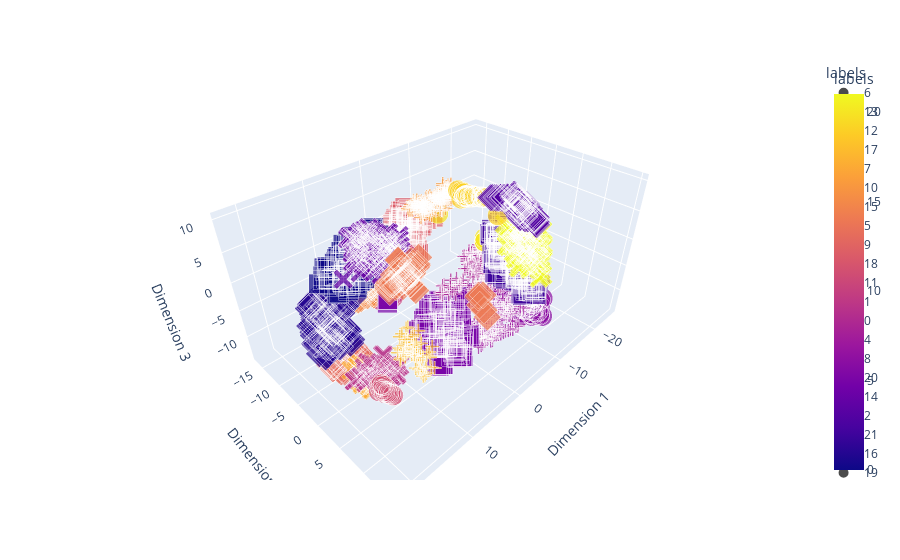

Notebook code for this chart:
### Code cell
tsne_3d_df = pd.DataFrame(tsne4clus, columns=['Dimension 1', 'Dimension 2', 'Dimension 3'])
tsne_3d_df['labels'] = labels
tsne_3d_df['distance'] = 3


# Plot the t-SNE transformed data using Plotly Express
fig = px.scatter_3d(tsne_3d_df, x='Dimension 1', y='Dimension 2', z='Dimension 3', color='labels', size='distance', symbol='labels', opacity=0.7)
#fig.update_layout(margin=dict(l=0, r=0, b=0, t=0))
fig.show()

### Figure 1 — Plotly figure (JSON) as saved in the notebook; plotly's stock layout.template omitted (floating-point values rounded to 4 significant figures; data arrays with more than 128 entries replaced by an {"elided": "..."} marker saying what was removed)
{"data": [{"hovertemplate": "labels=%{marker.color}<br>Dimension 1=%{x}<br>Dimension 2=%{y}<br>Dimension 3=%{z}<br>distance=%{marker.size}<extra></extra>", "legendgroup": "6", "marker": {"color": {"elided": "241 int values"}, "coloraxis": "coloraxis", "opacity": 0.7, "size": {"elided": "241 int values"}, "sizemode": "area", "sizeref": 0.0075, "symbol": "circle"}, "mode": "markers", "name": "6", "scene": "scene", "showlegend": true, "type": "scatter3d", "x": {"elided": "241 float values"}, "y": {"elided": "241 float values"}, "z": {"elided": "241 float values"}}, {"hovertemplate": "labels=%{marker.color}<br>Dimension 1=%{x}<br>Dimension 2=%{y}<br>Dimension 3=%{z}<br>distance=%{marker.size}<extra></extra>", "legendgroup": "13", "marker": {"color": [13, 13, 13, 13, 13, 13, 13, 13, 13, 13, 13, 13, 13, 13, 13, 13, 13, 13, 13, 13, 13, 13, 13, 13, 13, 13, 13, 13, 13, 13, 13, 13, 13, 13, 13, 13, 13, 13, 13, 13, 13, 13, 13, 13, 13, 13, 13, 13], "coloraxis": "coloraxis", "opacity": 0.7, "size": [3, 3, 3, 3, 3, 3, 3, 3, 3, 3, 3, 3, 3, 3, 3, 3, 3, 3, 3, 3, 3, 3, 3, 3, 3, 3, 3, 3, 3, 3, 3, 3, 3, 3, 3, 3, 3, 3, 3, 3, 3, 3, 3, 3, 3, 3, 3, 3], "sizemode": "area", "sizeref": 0.0075, "symbol": "diamond"}, "mode": "markers", "name": "13", "scene": "scene", "showlegend": true, "type": "scatter3d", "x": [16.0, 16.99, 19.0, 19.12, 19.35, 16.8, 18.24, 19.03, 18.65, 19.36, 16.62, 19.13, 17.14, 16.49, 18.32, 18.68, 19.59, 19.56, 16.73, 17.81, 17.84, 16.5, 17.05, 19.5, 19.21, 16.42, 16.97, 17.02, 17.22, 18.65, 18.11, 17.82, 16.86, 16.77, 16.75, 19.14, 18.03, 16.1, 18.22, 19.15, 19.3, 19.29, 17.32, 18.48, 18.82, 15.86, 16.61, 19.48], "y": [1.049, 0.4189, -0.9046, -0.8622, -0.8503, 1.173, -0.3503, -0.6784, -0.3586, -0.9042, 0.6771, -0.7516, 0.234, 0.6728, -0.2287, -0.4016, -1.026, -0.9904, 0.5656, 0.002064, -0.4238, 0.7508, 0.05767, -0.9431, -0.8307, 0.7607, 0.4773, 0.4655, 0.2058, -0.851, -0.04036, 0.01901, 0.5316, 0.5506, 0.1987, -0.7756, -0.09637, 0.5241, -0.2552, -0.8598, -0.8576, -0.8498, 0.02606, -0.2655, -0.6526, 0.5984, -0.1814, -0.9626], "z": [-5.716, -4.99, -7.119, -7.047, -6.91, -5.38, -5.142, -6.801, -5.902, -6.082, -7.011, -6.322, -4.68, -4.4, -5.286, -7.812, -6.579, -6.365, -6.77, -5.937, -5.624, -4.472, -5.571, -5.819, -5.475, -5.345, -4.084, -5.459, -4.468, -6.634, -8.272, -5.784, -4.149, -4.289, -6.289, -7.266, -8.074, -5.819, -7.825, -6.918, -7.344, -7.413, -6.315, -8.139, -5.705, -5.907, -4.944, -6.484]}, {"hovertemplate": "labels=%{marker.color}<br>Dimension 1=%{x}<br>Dimension 2=%{y}<br>Dimension 3=%{z}<br>distance=%{marker.size}<extra></extra>", "legendgroup": "12", "marker": {"color": {"elided": "162 int values"}, "coloraxis": "coloraxis", "opacity": 0.7, "size": {"elided": "162 int values"}, "sizemode": "area", "sizeref": 0.0075, "symbol": "square"}, "mode": "markers", "name": "12", "scene": "scene", "showlegend": true, "type": "scatter3d", "x": {"elided": "162 float values"}, "y": {"elided": "162 float values"}, "z": {"elided": "162 float values"}}, {"hovertemplate": "labels=%{marker.color}<br>Dimension 1=%{x}<br>Dimension 2=%{y}<br>Dimension 3=%{z}<br>distance=%{marker.size}<extra></extra>", "legendgroup": "17", "marker": {"color": [17, 17, 17, 17, 17, 17, 17, 17, 17, 17, 17, 17, 17, 17, 17, 17, 17, 17, 17, 17, 17, 17, 17, 17, 17, 17, 17, 17, 17, 17, 17, 17, 17, 17, 17, 17, 17, 17, 17, 17, 17, 17, 17, 17, 17], "coloraxis": "coloraxis", "opacity": 0.7, "size": [3, 3, 3, 3, 3, 3, 3, 3, 3, 3, 3, 3, 3, 3, 3, 3, 3, 3, 3, 3, 3, 3, 3, 3, 3, 3, 3, 3, 3, 3, 3, 3, 3, 3, 3, 3, 3, 3, 3, 3, 3, 3, 3, 3, 3], "sizemode": "area", "sizeref": 0.0075, "symbol": "x"}, "mode": "markers", "name": "17", "scene": "scene", "showlegend": true, "type": "scatter3d", "x": [14.59, 15.65, 15.97, 15.92, 15.81, 16.22, 16.64, 16.61, 15.4, 15.74, 15.7, 16.35, 15.91, 15.65, 15.44, 15.42, 15.71, 16.03, 16.66, 15.04, 15.73, 16.22, 14.89, 14.85, 16.9, 15.66, 15.64, 17.38, 15.53, 15.29, 14.78, 16.56, 15.62, 16.48, 16.59, 16.87, 14.74, 15.21, 15.97, 16.27, 15.92, 15.72, 15.75, 15.77, 16.47], "y": [2.701, 2.087, 1.199, 1.238, 1.807, 0.929, 1.41, 1.346, 1.48, 1.795, 1.46, 0.9601, 1.094, 1.343, 2.016, 2.202, 2.063, 1.543, 0.6871, 2.168, 1.284, 1.634, 1.805, 1.92, 0.67, 1.493, 1.362, 0.3414, 2.153, 1.24, 2.312, 0.7895, 1.365, 1.046, 0.7483, 0.9991, 2.234, 2.056, 1.107, 1.434, 1.144, 1.835, 2.985, 2.062, 0.9317], "z": [-9.813, -11.98, -8.486, -7.965, -11.41, -7.408, -10.75, -10.56, -10.59, -11.02, -10.39, -8.449, -9.186, -9.837, -11.4, -11.04, -12.03, -10.92, -7.777, -11.36, -9.228, -10.77, -9.574, -9.258, -8.483, -8.903, -10.37, -8.198, -12.14, -10.23, -11.38, -7.997, -9.674, -9.442, -7.754, -10.02, -11.47, -10.55, -8.426, -10.58, -7.784, -8.885, -10.51, -10.98, -9.308]}, {"hovertemplate": "labels=%{marker.color}<br>Dimension 1=%{x}<br>Dimension 2=%{y}<br>Dimension 3=%{z}<br>distance=%{marker.size}<extra></extra>", "legendgroup": "7", "marker": {"color": {"elided": "156 int values"}, "coloraxis": "coloraxis", "opacity": 0.7, "size": {"elided": "156 int values"}, "sizemode": "area", "sizeref": 0.0075, "symbol": "cross"}, "mode": "markers", "name": "7", "scene": "scene", "showlegend": true, "type": "scatter3d", "x": {"elided": "156 float values"}, "y": {"elided": "156 float values"}, "z": {"elided": "156 float values"}}, {"hovertemplate": "labels=%{marker.color}<br>Dimension 1=%{x}<br>Dimension 2=%{y}<br>Dimension 3=%{z}<br>distance=%{marker.size}<extra></extra>", "legendgroup": "10", "marker": {"color": {"elided": "161 int values"}, "coloraxis": "coloraxis", "opacity": 0.7, "size": {"elided": "161 int values"}, "sizemode": "area", "sizeref": 0.0075, "symbol": "circle"}, "mode": "markers", "name": "10", "scene": "scene", "showlegend": true, "type": "scatter3d", "x": {"elided": "161 float values"}, "y": {"elided": "161 float values"}, "z": {"elided": "161 float values"}}, {"hovertemplate": "labels=%{marker.color}<br>Dimension 1=%{x}<br>Dimension 2=%{y}<br>Dimension 3=%{z}<br>distance=%{marker.size}<extra></extra>", "legendgroup": "15", "marker": {"color": [15, 15, 15, 15, 15, 15, 15, 15, 15, 15, 15, 15, 15, 15, 15, 15, 15, 15, 15, 15, 15, 15, 15, 15, 15, 15, 15, 15, 15, 15, 15, 15, 15, 15, 15, 15, 15, 15, 15, 15, 15, 15, 15, 15, 15, 15, 15, 15, 15, 15, 15, 15, 15, 15, 15, 15, 15, 15, 15, 15, 15, 15, 15, 15, 15, 15, 15, 15, 15, 15, 15, 15, 15, 15, 15, 15, 15, 15, 15, 15, 15, 15, 15, 15, 15, 15, 15, 15, 15, 15, 15, 15, 15, 15, 15, 15, 15, 15, 15, 15, 15, 15, 15, 15, 15], "coloraxis": "coloraxis", "opacity": 0.7, "size": [3, 3, 3, 3, 3, 3, 3, 3, 3, 3, 3, 3, 3, 3, 3, 3, 3, 3, 3, 3, 3, 3, 3, 3, 3, 3, 3, 3, 3, 3, 3, 3, 3, 3, 3, 3, 3, 3, 3, 3, 3, 3, 3, 3, 3, 3, 3, 3, 3, 3, 3, 3, 3, 3, 3, 3, 3, 3, 3, 3, 3, 3, 3, 3, 3, 3, 3, 3, 3, 3, 3, 3, 3, 3, 3, 3, 3, 3, 3, 3, 3, 3, 3, 3, 3, 3, 3, 3, 3, 3, 3, 3, 3, 3, 3, 3, 3, 3, 3, 3, 3, 3, 3, 3, 3], "sizemode": "area", "sizeref": 0.0075, "symbol": "diamond"}, "mode": "markers", "name": "15", "scene": "scene", "showlegend": true, "type": "scatter3d", "x": [8.589, 8.258, 9.834, 6.348, 9.943, 8.986, 8.186, 8.218, 8.144, 6.717, 5.476, 10.32, 8.153, 8.778, 7.974, 8.005, 5.595, 6.238, 6.908, 6.003, 5.622, 6.038, 8.039, 8.818, 6.008, 5.634, 8.5, 8.141, 9.865, 6.585, 7.886, 5.37, 9.208, 7.504, 5.671, 8.451, 8.256, 10.06, 5.355, 6.863, 10.37, 8.207, 9.885, 7.799, 9.818, 9.525, 9.049, 6.537, 8.12, 9.673, 7.112, 7.131, 8.264, 7.786, 7.806, 9.74, 7.693, 9.278, 7.215, 8.798, 7.08, 7.007, 8.656, 9.744, 9.501, 10.47, 9.918, 7.999, 6.568, 6.724, 10.38, 9.688, 10.63, 7.854, 9.573, 8.297, 5.731, 7.928, 8.507, 8.831, 6.85, 8.972, 9.361, 9.886, 7.79, 9.807, 8.08, 8.304, 9.834, 10.31, 8.093, 7.632, 10.46, 9.913, 9.699, 10.62, 10.88, 10.06, 8.758, 7.769, 9.392, 6.73, 7.572, 7.742, 8.488], "y": [-9.125, -9.396, -7.621, -8.324, -8.43, -9.345, -9.306, -9.205, -8.993, -8.29, -8.885, -6.255, -6.478, -6.204, -8.88, -8.057, -8.41, -8.492, -8.139, -8.034, -6.8, -7.469, -8.012, -6.276, -4.881, -9.092, -7.217, -7.731, -8.741, -5.278, -6.977, -9.196, -9.984, -8.876, -7.699, -7.045, -6.664, -7.661, -8.244, -8.495, -8.594, -8.298, -9.006, -8.909, -8.991, -9.066, -7.163, -7.728, -7.913, -9.065, -5.667, -6.998, -6.562, -6.782, -5.982, -7.038, -5.556, -7.795, -5.4, -7.149, -9.072, -8.519, -6.298, -7.652, -7.579, -8.71, -7.575, -6.576, -7.971, -7.831, -6.847, -7.553, -6.069, -6.14, -8.328, -8.822, -8.67, -9.138, -8.737, -9.122, -7.937, -8.84, -9.632, -8.811, -7.32, -9.23, -8.016, -6.298, -7.964, -7.07, -7.974, -5.466, -8.021, -7.227, -7.825, -6.008, -5.954, -8.716, -7.056, -9.325, -8.978, -5.351, -6.076, -8.647, -6.546], "z": [-3.535, -3.889, -0.9671, -4.462, -1.621, -4.798, -4.214, -3.439, -5.157, -4.41, -5.788, -0.462, -2.225, -1.398, -5.357, -4.579, -3.73, -6.113, -3.882, -5.035, -2.694, -3.139, -1.138, -2.402, -0.1338, -4.821, -1.063, -0.6848, -2.553, -0.503, -0.03516, -4.81, -5.012, -4.834, -4.805, -1.399, -1.687, -0.9974, -5.076, -4.57, -1.535, -5.198, -4.225, -4.733, -2.644, -2.856, -0.08645, -3.119, -0.8813, -2.792, -3.782, -4.889, -1.496, -4.503, -3.027, -0.948, -2.177, -3.953, -2.124, -2.751, -6.476, -4.592, -0.5563, -0.6579, -0.4579, -1.609, -0.3861, -3.404, -5.942, -5.844, -0.02884, -1.459, -0.3972, -2.595, -4.07, -4.506, -5.863, -3.778, -6.079, -5.343, -4.381, -6.122, -5.256, -2.558, -3.253, -5.429, -1.958, -2.651, -1.563, 0.0275, -1.534, -1.677, -1.308, -0.4343, -2.071, 0.03867, -0.5528, -2.347, -2.607, -4.468, -5.883, -2.453, -3.05, -5.773, -1.798]}, {"hovertemplate": "labels=%{marker.color}<br>Dimension 1=%{x}<br>Dimension 2=%{y}<br>Dimension 3=%{z}<br>distance=%{marker.size}<extra></extra>", "legendgroup": "5", "marker": {"color": {"elided": "137 int values"}, "coloraxis": "coloraxis", "opacity": 0.7, "size": {"elided": "137 int values"}, "sizemode": "area", "sizeref": 0.0075, "symbol": "square"}, "mode": "markers", "name": "5", "scene": "scene", "showlegend": true, "type": "scatter3d", "x": {"elided": "137 float values"}, "y": {"elided": "137 float values"}, "z": {"elided": "137 float values"}}, {"hovertemplate": "labels=%{marker.color}<br>Dimension 1=%{x}<br>Dimension 2=%{y}<br>Dimension 3=%{z}<br>distance=%{marker.size}<extra></extra>", "legendgroup": "9", "marker": {"color": [9, 9, 9, 9, 9, 9, 9, 9, 9, 9, 9, 9, 9, 9, 9, 9, 9, 9, 9, 9, 9, 9, 9, 9, 9, 9, 9, 9, 9, 9, 9, 9, 9, 9, 9, 9, 9, 9, 9, 9, 9, 9, 9, 9], "coloraxis": "coloraxis", "opacity": 0.7, "size": [3, 3, 3, 3, 3, 3, 3, 3, 3, 3, 3, 3, 3, 3, 3, 3, 3, 3, 3, 3, 3, 3, 3, 3, 3, 3, 3, 3, 3, 3, 3, 3, 3, 3, 3, 3, 3, 3, 3, 3, 3, 3, 3, 3], "sizemode": "area", "sizeref": 0.0075, "symbol": "x"}, "mode": "markers", "name": "9", "scene": "scene", "showlegend": true, "type": "scatter3d", "x": [18.72, 19.12, 18.46, 20.14, 18.94, 18.46, 20.96, 17.45, 20.15, 18.07, 19.68, 16.98, 21.0, 19.19, 19.25, 20.37, 18.17, 18.95, 20.75, 20.23, 17.26, 19.52, 18.07, 17.88, 17.97, 18.23, 17.43, 17.86, 17.78, 20.01, 19.19, 21.17, 20.4, 21.01, 21.05, 17.92, 21.07, 21.53, 20.29, 17.9, 19.4, 21.89, 21.85, 19.61], "y": [9.05, 9.88, 10.76, 9.118, 9.432, 10.55, 8.878, 10.12, 8.783, 11.12, 9.741, 10.47, 9.272, 10.46, 9.312, 8.995, 10.15, 10.33, 8.789, 8.129, 10.41, 8.738, 10.66, 9.835, 11.12, 9.675, 10.24, 10.89, 8.772, 8.86, 8.623, 8.462, 8.578, 8.519, 8.603, 9.635, 8.458, 8.428, 8.48, 8.625, 8.341, 8.33, 8.359, 8.028], "z": [0.09285, -0.5837, -0.6925, -0.4868, -0.2823, -0.6165, -0.642, 0.4505, -0.2906, -0.5061, -0.6669, -0.2539, -0.8874, -0.8445, -0.2977, -0.4983, -0.6613, -0.7392, -0.5121, 0.1001, -0.301, -0.01985, -0.4202, -0.1384, -0.4506, -0.1157, 0.02589, -0.4995, 0.8259, -0.2914, 0.1916, -0.4701, -0.2525, -0.4387, -0.5088, -0.09714, -0.4278, -0.5736, -0.1472, 0.8196, 0.292, -0.6494, -0.652, 0.4088]}, {"hovertemplate": "labels=%{marker.color}<br>Dimension 1=%{x}<br>Dimension 2=%{y}<br>Dimension 3=%{z}<br>distance=%{marker.size}<extra></extra>", "legendgroup": "18", "marker": {"color": [18, 18, 18, 18, 18, 18, 18, 18, 18, 18, 18, 18, 18, 18, 18, 18, 18, 18, 18, 18, 18, 18, 18, 18, 18, 18, 18, 18, 18, 18, 18, 18, 18, 18, 18, 18, 18, 18, 18, 18, 18, 18, 18, 18, 18, 18, 18, 18, 18, 18, 18, 18, 18, 18, 18, 18, 18, 18, 18, 18, 18, 18, 18], "coloraxis": "coloraxis", "opacity": 0.7, "size": [3, 3, 3, 3, 3, 3, 3, 3, 3, 3, 3, 3, 3, 3, 3, 3, 3, 3, 3, 3, 3, 3, 3, 3, 3, 3, 3, 3, 3, 3, 3, 3, 3, 3, 3, 3, 3, 3, 3, 3, 3, 3, 3, 3, 3, 3, 3, 3, 3, 3, 3, 3, 3, 3, 3, 3, 3, 3, 3, 3, 3, 3, 3], "sizemode": "area", "sizeref": 0.0075, "symbol": "cross"}, "mode": "markers", "name": "18", "scene": "scene", "showlegend": true, "type": "scatter3d", "x": [15.33, 14.83, 15.46, 15.99, 14.22, 15.07, 16.6, 16.48, 15.07, 15.93, 15.87, 16.28, 15.2, 15.93, 15.66, 16.07, 15.13, 13.65, 15.97, 15.48, 14.48, 14.6, 14.89, 16.87, 15.16, 15.79, 15.7, 15.33, 16.41, 15.35, 16.34, 15.41, 15.13, 15.67, 14.27, 14.69, 16.75, 14.39, 13.92, 16.01, 16.18, 14.3, 14.61, 13.84, 13.15, 14.2, 13.41, 12.8, 14.3, 14.03, 13.77, 12.49, 15.42, 14.27, 13.03, 15.44, 14.6, 13.75, 13.86, 15.8, 14.05, 14.36, 15.11], "y": [9.638, 11.0, 11.42, 10.7, 8.891, 11.47, 10.28, 10.22, 9.647, 10.31, 11.31, 10.56, 11.56, 11.95, 11.34, 10.85, 11.47, 10.08, 10.35, 12.32, 10.01, 12.84, 12.78, 10.11, 11.68, 11.27, 10.22, 11.57, 9.884, 12.6, 10.43, 11.25, 11.68, 11.47, 11.24, 9.96, 10.32, 11.17, 9.934, 10.04, 10.54, 11.33, 10.97, 11.47, 11.59, 11.37, 10.2, 11.78, 9.628, 11.42, 11.29, 11.12, 9.977, 11.12, 11.29, 8.847, 10.95, 11.32, 9.546, 9.882, 9.713, 8.788, 8.865], "z": [2.193, 0.2582, -1.041, 1.966, 2.834, -1.358, 0.5649, 1.758, 2.024, 0.9666, 1.323, 1.476, 0.1859, 1.608, 2.01, 1.87, 0.02676, 2.695, 0.9228, 1.378, 2.323, 1.911, 1.601, 1.492, 0.6635, 1.592, 1.556, 1.305, 1.712, 1.549, 1.006, 0.7626, -1.028, 2.471, -2.653, 2.347, 0.4665, -2.758, 0.6342, 0.8924, 0.6689, -3.343, -0.1619, -3.056, -2.489, -3.34, 0.6611, -2.711, 0.5855, -3.234, -2.12, 0.1476, 2.05, -2.31, -1.108, 2.151, -2.253, -2.235, 1.888, 1.699, 0.9221, 2.695, 2.395]}, {"hovertemplate": "labels=%{marker.color}<br>Dimension 1=%{x}<br>Dimension 2=%{y}<br>Dimension 3=%{z}<br>distance=%{marker.size}<extra></extra>", "legendgroup": "11", "marker": {"color": [11, 11, 11, 11, 11, 11, 11, 11, 11, 11, 11, 11, 11, 11, 11, 11, 11, 11, 11, 11, 11, 11, 11, 11, 11], "coloraxis": "coloraxis", "opacity": 0.7, "size": [3, 3, 3, 3, 3, 3, 3, 3, 3, 3, 3, 3, 3, 3, 3, 3, 3, 3, 3, 3, 3, 3, 3, 3, 3], "sizemode": "area", "sizeref": 0.0075, "symbol": "circle"}, "mode": "markers", "name": "11", "scene": "scene", "showlegend": true, "type": "scatter3d", "x": [13.52, 14.43, 13.68, 14.17, 14.48, 14.12, 13.89, 14.56, 13.7, 14.81, 14.1, 13.87, 13.85, 14.3, 13.65, 13.5, 14.3, 14.27, 14.53, 13.26, 13.37, 14.32, 14.12, 13.95, 13.22], "y": [3.331, 2.479, 3.232, 2.926, 2.671, 2.716, 2.893, 2.503, 3.198, 2.534, 2.88, 3.095, 3.085, 2.818, 3.178, 3.365, 2.553, 2.576, 2.605, 3.559, 3.463, 2.722, 2.71, 3.005, 3.587], "z": [-13.57, -11.56, -13.5, -13.17, -12.68, -11.94, -12.4, -11.84, -13.41, -12.62, -12.92, -13.33, -13.26, -12.9, -13.17, -13.65, -11.55, -11.65, -12.44, -13.91, -13.77, -12.58, -11.8, -13.07, -13.94]}, {"hovertemplate": "labels=%{marker.color}<br>Dimension 1=%{x}<br>Dimension 2=%{y}<br>Dimension 3=%{z}<br>distance=%{marker.size}<extra></extra>", "legendgroup": "1", "marker": {"color": {"elided": "134 int values"}, "coloraxis": "coloraxis", "opacity": 0.7, "size": {"elided": "134 int values"}, "sizemode": "area", "sizeref": 0.0075, "symbol": "diamond"}, "mode": "markers", "name": "1", "scene": "scene", "showlegend": true, "type": "scatter3d", "x": {"elided": "134 float values"}, "y": {"elided": "134 float values"}, "z": {"elided": "134 float values"}}, {"hovertemplate": "labels=%{marker.color}<br>Dimension 1=%{x}<br>Dimension 2=%{y}<br>Dimension 3=%{z}<br>distance=%{marker.size}<extra></extra>", "legendgroup": "0", "marker": {"color": {"elided": "152 int values"}, "coloraxis": "coloraxis", "opacity": 0.7, "size": {"elided": "152 int values"}, "sizemode": "area", "sizeref": 0.0075, "symbol": "square"}, "mode": "markers", "name": "0", "scene": "scene", "showlegend": true, "type": "scatter3d", "x": {"elided": "152 float values"}, "y": {"elided": "152 float values"}, "z": {"elided": "152 float values"}}, {"hovertemplate": "labels=%{marker.color}<br>Dimension 1=%{x}<br>Dimension 2=%{y}<br>Dimension 3=%{z}<br>distance=%{marker.size}<extra></extra>", "legendgroup": "4", "marker": {"color": {"elided": "179 int values"}, "coloraxis": "coloraxis", "opacity": 0.7, "size": {"elided": "179 int values"}, "sizemode": "area", "sizeref": 0.0075, "symbol": "x"}, "mode": "markers", "name": "4", "scene": "scene", "showlegend": true, "type": "scatter3d", "x": {"elided": "179 float values"}, "y": {"elided": "179 float values"}, "z": {"elided": "179 float values"}}, {"hovertemplate": "labels=%{marker.color}<br>Dimension 1=%{x}<br>Dimension 2=%{y}<br>Dimension 3=%{z}<br>distance=%{marker.size}<extra></extra>", "legendgroup": "8", "marker": {"color": {"elided": "145 int values"}, "coloraxis": "coloraxis", "opacity": 0.7, "size": {"elided": "145 int values"}, "sizemode": "area", "sizeref": 0.0075, "symbol": "cross"}, "mode": "markers", "name": "8", "scene": "scene", "showlegend": true, "type": "scatter3d", "x": {"elided": "145 float values"}, "y": {"elided": "145 float values"}, "z": {"elided": "145 float values"}}, {"hovertemplate": "labels=%{marker.color}<br>Dimension 1=%{x}<br>Dimension 2=%{y}<br>Dimension 3=%{z}<br>distance=%{marker.size}<extra></extra>", "legendgroup": "20", "marker": {"color": [20, 20, 20, 20, 20, 20, 20, 20, 20, 20, 20, 20, 20, 20, 20, 20, 20, 20, 20, 20, 20, 20, 20, 20, 20, 20, 20, 20, 20, 20, 20, 20, 20, 20, 20, 20, 20, 20, 20, 20, 20, 20, 20, 20, 20, 20, 20, 20, 20, 20, 20, 20, 20, 20, 20, 20, 20, 20, 20, 20, 20, 20, 20, 20, 20, 20, 20, 20, 20, 20, 20, 20, 20, 20, 20, 20, 20, 20, 20, 20, 20, 20, 20], "coloraxis": "coloraxis", "opacity": 0.7, "size": [3, 3, 3, 3, 3, 3, 3, 3, 3, 3, 3, 3, 3, 3, 3, 3, 3, 3, 3, 3, 3, 3, 3, 3, 3, 3, 3, 3, 3, 3, 3, 3, 3, 3, 3, 3, 3, 3, 3, 3, 3, 3, 3, 3, 3, 3, 3, 3, 3, 3, 3, 3, 3, 3, 3, 3, 3, 3, 3, 3, 3, 3, 3, 3, 3, 3, 3, 3, 3, 3, 3, 3, 3, 3, 3, 3, 3, 3, 3, 3, 3, 3, 3], "sizemode": "area", "sizeref": 0.0075, "symbol": "circle"}, "mode": "markers", "name": "20", "scene": "scene", "showlegend": true, "type": "scatter3d", "x": [-4.47, -6.884, -2.98, -5.755, -4.171, -3.47, -6.264, -3.743, -7.334, -2.98, -6.483, -5.528, -4.671, -3.742, -6.962, -4.085, -6.43, -3.742, -5.7, -6.246, -3.878, -4.707, -4.399, -7.37, -4.336, -5.559, -4.029, -3.929, -6.907, -4.04, -4.463, -4.992, -3.518, -3.418, -4.973, -4.465, -3.914, -7.232, -6.92, -7.338, -6.853, -5.039, -4.42, -6.505, -4.986, -5.763, -7.279, -7.093, -4.099, -4.1, -4.274, -6.327, -5.652, -6.854, -7.318, -2.782, -3.022, -6.906, -4.601, -3.843, -5.917, -4.124, -6.394, -4.486, -7.388, -7.112, -6.897, -2.91, -3.025, -6.66, -4.155, -4.874, -7.083, -2.173, -4.815, -4.692, -5.444, -7.093, -6.432, -6.3, -3.857, -2.846, -6.122], "y": [8.102, 5.764, 7.977, 6.156, 11.49, 5.137, 5.83, 4.734, -8.149, 5.359, 4.937, 5.854, 8.544, 7.921, 5.807, 8.408, 7.686, 7.989, 7.772, 5.191, 8.678, 7.245, 11.28, 4.446, 10.32, 7.494, 7.954, 8.97, 5.662, 8.62, 7.895, 8.233, 8.621, 8.942, 10.92, 10.78, 7.531, 4.357, 4.602, 3.99, 4.267, 9.3, 10.68, 7.186, 10.74, 5.026, 8.555, 4.891, 8.218, 7.596, 7.789, 5.058, 6.063, 7.023, 4.317, 8.534, 8.397, 5.87, 10.58, 8.654, 4.873, 7.713, 4.786, 7.478, 4.176, 5.414, 5.341, 5.435, 5.361, 4.524, 8.122, 9.45, 5.538, 8.032, 7.78, 11.09, 6.172, 4.007, 4.526, 4.954, 8.111, 5.45, 7.97], "z": [6.245, 2.995, 3.107, 3.364, 4.625, 5.256, 2.995, 5.251, 2.627, 5.321, 4.677, 3.619, 2.791, 3.431, 4.125, 5.823, 4.97, 5.156, 4.77, 3.605, 3.991, 6.206, 4.796, 3.224, 5.303, 4.115, 4.612, 3.352, 3.642, 4.013, 6.317, 4.142, 4.62, 5.206, 3.922, 5.073, 5.446, 3.723, 4.082, 4.047, 4.653, 2.807, 5.095, 4.45, 4.04, 4.75, 3.359, 2.438, 5.649, 6.429, 5.334, 4.774, 3.093, 4.612, 3.648, 4.488, 4.577, 2.906, 5.008, 3.794, 5.29, 5.027, 4.78, 6.37, 3.67, 3.336, 1.779, 5.317, 5.305, 4.779, 3.295, 2.515, 2.897, 3.454, 3.404, 4.562, 3.611, 4.519, 5.186, 4.781, 3.561, 5.322, 5.177]}, {"hovertemplate": "labels=%{marker.color}<br>Dimension 1=%{x}<br>Dimension 2=%{y}<br>Dimension 3=%{z}<br>distance=%{marker.size}<extra></extra>", "legendgroup": "14", "marker": {"color": [14, 14, 14, 14, 14, 14, 14, 14, 14, 14, 14, 14, 14, 14, 14, 14, 14, 14, 14, 14, 14, 14, 14, 14, 14, 14, 14, 14, 14, 14, 14, 14, 14, 14, 14, 14, 14, 14, 14, 14, 14, 14, 14, 14, 14, 14, 14, 14, 14, 14, 14, 14, 14, 14, 14, 14, 14, 14, 14, 14, 14, 14, 14, 14, 14, 14, 14, 14, 14, 14, 14, 14, 14, 14, 14, 14, 14, 14, 14], "coloraxis": "coloraxis", "opacity": 0.7, "size": [3, 3, 3, 3, 3, 3, 3, 3, 3, 3, 3, 3, 3, 3, 3, 3, 3, 3, 3, 3, 3, 3, 3, 3, 3, 3, 3, 3, 3, 3, 3, 3, 3, 3, 3, 3, 3, 3, 3, 3, 3, 3, 3, 3, 3, 3, 3, 3, 3, 3, 3, 3, 3, 3, 3, 3, 3, 3, 3, 3, 3, 3, 3, 3, 3, 3, 3, 3, 3, 3, 3, 3, 3, 3, 3, 3, 3, 3, 3], "sizemode": "area", "sizeref": 0.0075, "symbol": "diamond"}, "mode": "markers", "name": "14", "scene": "scene", "showlegend": true, "type": "scatter3d", "x": [2.791, 2.419, 2.563, 3.568, 2.682, 0.101, 0.2273, 4.151, 5.196, 3.66, 3.734, 0.8519, 5.252, 2.877, 4.655, 4.252, -1.422, 4.667, 1.473, 4.424, 3.504, 4.934, 3.482, 0.7506, 5.241, 0.3182, 0.321, 0.2143, 3.04, 2.2, 0.4655, 3.273, 0.7017, 3.259, 3.322, 0.8801, 3.282, 4.602, 4.769, 0.5137, 4.661, 3.84, 4.689, 0.9767, 2.235, 4.294, 3.789, 0.7928, 3.512, 2.549, 0.8435, 5.792, -0.8308, -1.645, 2.67, 5.72, 5.3, 2.496, 5.577, 2.626, 2.325, 0.07352, 0.75, -0.8664, 2.105, 2.164, 2.451, 5.432, 2.8, 0.1279, -0.3619, 2.908, 5.279, 4.827, 4.482, 2.396, 0.1903, 4.305, 4.518], "y": [-3.68, -5.084, -4.44, -4.569, -4.616, -6.648, -6.755, -4.376, -5.14, -7.558, -3.74, -5.384, -4.583, -3.716, -5.475, -4.687, -8.306, -3.406, -5.229, -4.541, -4.633, -4.128, -6.413, -6.354, -5.714, -6.984, -7.04, -7.041, -4.45, -5.672, -4.838, -3.32, -5.486, -2.049, -6.274, -8.773, -2.45, -6.832, -5.2, -5.48, -3.161, -4.504, -4.302, -6.565, -5.14, -3.745, -4.643, -5.56, -4.077, -5.36, -8.733, -5.353, -6.183, -6.729, 11.19, -5.359, -5.367, 9.681, -5.284, -5.787, 9.258, -7.445, -6.095, -6.246, 9.827, -5.963, 10.41, -5.396, -4.836, -6.862, -6.979, -4.827, -5.006, -3.344, -3.509, 9.223, -6.381, -7.109, -4.26], "z": [-3.657, -3.532, -3.909, -1.035, -3.939, -3.044, -3.718, -0.9649, -2.713, -5.231, -2.193, -3.384, -2.426, -3.65, -3.611, -3.336, -3.662, -1.898, -3.303, -0.8794, -0.2694, -1.977, -5.353, -4.588, -4.168, -4.738, -4.906, -4.611, -2.494, -4.289, -2.243, -3.263, -3.057, -3.719, -4.96, -2.702, -3.608, -4.441, -1.75, -2.491, -1.678, -0.7927, -2.005, -4.62, -3.214, -2.331, -1.148, -3.74, -2.335, -3.938, -2.622, -3.681, -3.261, -2.364, -1.197, -3.305, -3.153, -0.1532, -4.479, -5.324, 1.154, -5.132, -4.521, -3.051, 1.384, -4.993, -0.6371, -3.592, -2.775, -3.498, -3.187, -2.956, -3.068, -1.251, -2.197, 0.8653, -2.914, -4.428, -0.9597]}, {"hovertemplate": "labels=%{marker.color}<br>Dimension 1=%{x}<br>Dimension 2=%{y}<br>Dimension 3=%{z}<br>distance=%{marker.size}<extra></extra>", "legendgroup": "2", "marker": {"color": {"elided": "237 int values"}, "coloraxis": "coloraxis", "opacity": 0.7, "size": {"elided": "237 int values"}, "sizemode": "area", "sizeref": 0.0075, "symbol": "square"}, "mode": "markers", "name": "2", "scene": "scene", "showlegend": true, "type": "scatter3d", "x": {"elided": "237 float values"}, "y": {"elided": "237 float values"}, "z": {"elided": "237 float values"}}, {"hovertemplate": "labels=%{marker.color}<br>Dimension 1=%{x}<br>Dimension 2=%{y}<br>Dimension 3=%{z}<br>distance=%{marker.size}<extra></extra>", "legendgroup": "21", "marker": {"color": {"elided": "157 int values"}, "coloraxis": "coloraxis", "opacity": 0.7, "size": {"elided": "157 int values"}, "sizemode": "area", "sizeref": 0.0075, "symbol": "x"}, "mode": "markers", "name": "21", "scene": "scene", "showlegend": true, "type": "scatter3d", "x": {"elided": "157 float values"}, "y": {"elided": "157 float values"}, "z": {"elided": "157 float values"}}, {"hovertemplate": "labels=%{marker.color}<br>Dimension 1=%{x}<br>Dimension 2=%{y}<br>Dimension 3=%{z}<br>distance=%{marker.size}<extra></extra>", "legendgroup": "16", "marker": {"color": {"elided": "195 int values"}, "coloraxis": "coloraxis", "opacity": 0.7, "size": {"elided": "195 int values"}, "sizemode": "area", "sizeref": 0.0075, "symbol": "cross"}, "mode": "markers", "name": "16", "scene": "scene", "showlegend": true, "type": "scatter3d", "x": {"elided": "195 float values"}, "y": {"elided": "195 float values"}, "z": {"elided": "195 float values"}}, {"hovertemplate": "labels=%{marker.color}<br>Dimension 1=%{x}<br>Dimension 2=%{y}<br>Dimension 3=%{z}<br>distance=%{marker.size}<extra></extra>", "legendgroup": "19", "marker": {"color": [19, 19, 19, 19, 19, 19, 19, 19, 19, 19, 19, 19, 19, 19, 19, 19, 19, 19, 19, 19, 19, 19, 19, 19, 19, 19, 19, 19, 19, 19, 19, 19, 19, 19, 19, 19, 19, 19, 19, 19, 19, 19, 19, 19, 19, 19, 19, 19, 19, 19, 19, 19, 19, 19, 19, 19, 19, 19, 19, 19, 19, 19, 19, 19, 19, 19, 19, 19, 19, 19, 19], "coloraxis": "coloraxis", "opacity": 0.7, "size": [3, 3, 3, 3, 3, 3, 3, 3, 3, 3, 3, 3, 3, 3, 3, 3, 3, 3, 3, 3, 3, 3, 3, 3, 3, 3, 3, 3, 3, 3, 3, 3, 3, 3, 3, 3, 3, 3, 3, 3, 3, 3, 3, 3, 3, 3, 3, 3, 3, 3, 3, 3, 3, 3, 3, 3, 3, 3, 3, 3, 3, 3, 3, 3, 3, 3, 3, 3, 3, 3, 3], "sizemode": "area", "sizeref": 0.0075, "symbol": "circle"}, "mode": "markers", "name": "19", "scene": "scene", "showlegend": true, "type": "scatter3d", "x": [-13.63, -13.69, -17.52, -16.13, -14.34, -15.6, -14.6, -16.07, -18.0, -14.22, -15.59, -15.84, -17.46, -18.27, -18.9, -15.2, -17.57, -14.65, -17.79, -16.87, -17.93, -16.6, -17.91, -18.76, -15.67, -18.05, -19.41, -18.13, -17.33, -17.41, -16.66, -17.3, -18.37, -19.12, -17.4, -16.59, -19.47, -17.3, -17.51, -13.43, -18.16, -18.07, -19.27, -18.49, -19.09, -17.21, -16.83, -17.94, -19.44, -17.11, -18.8, -17.53, -19.9, -15.25, -14.89, -13.82, -17.81, -14.8, -19.45, -18.14, -16.01, -14.23, -13.72, -14.46, -15.15, -17.18, -18.39, -17.57, -17.17, -17.35, -16.43], "y": [-8.132, -8.178, -7.721, -8.634, -8.581, -9.269, -1.828, -10.52, -8.189, -9.93, -10.84, -10.46, -8.141, -6.078, -7.69, -9.228, -10.32, -9.883, -7.024, -6.953, -7.227, -10.9, -9.799, -7.264, -9.544, -5.96, -6.627, -8.394, -7.832, -10.27, -10.41, -11.28, -9.912, -9.015, -11.18, -9.024, -8.437, -9.877, -7.161, -8.121, -10.0, -10.04, -8.398, -9.679, -8.262, -11.44, -10.19, -10.18, -8.416, -10.01, -7.956, -7.176, -7.033, -8.811, -9.511, -8.275, -7.93, -9.496, -8.669, -10.19, -8.517, -10.36, -8.267, -9.512, -8.396, -6.791, -9.458, -7.127, -6.863, -7.508, -8.859], "z": [3.421, 3.399, 2.018, 2.312, 3.202, 2.258, 1.961, 1.413, 1.679, 3.363, 1.306, 1.465, 1.907, 2.09, 1.469, 2.285, 1.019, 3.305, 2.077, 2.441, 1.976, 1.249, 1.231, 1.636, 2.165, 2.187, 1.554, 1.562, 2.061, 1.129, 1.474, 0.9461, 1.028, 0.9887, 0.9938, 2.06, 1.03, 1.554, 2.157, 3.458, 1.05, 1.095, 1.118, 1.03, 1.224, 1.038, 1.812, 1.142, 1.051, 1.595, 1.427, 2.146, 1.262, 2.859, 3.076, 3.377, 1.837, 3.132, 0.9694, 1.114, 2.467, 3.527, 3.407, 3.339, 2.918, 2.358, 1.165, 2.14, 2.353, 2.147, 2.238]}, {"hovertemplate": "labels=%{marker.color}<br>Dimension 1=%{x}<br>Dimension 2=%{y}<br>Dimension 3=%{z}<br>distance=%{marker.size}<extra></extra>", "legendgroup": "3", "marker": {"color": [3, 3, 3, 3, 3, 3, 3, 3, 3, 3, 3, 3, 3, 3, 3, 3, 3, 3, 3, 3, 3, 3, 3, 3, 3, 3, 3, 3, 3, 3, 3, 3, 3, 3, 3, 3, 3, 3, 3, 3, 3, 3, 3, 3, 3, 3, 3, 3, 3, 3, 3, 3, 3, 3, 3, 3, 3, 3, 3, 3, 3, 3, 3, 3, 3, 3, 3, 3, 3, 3, 3, 3, 3, 3, 3, 3, 3, 3, 3, 3, 3, 3, 3, 3, 3, 3, 3, 3, 3, 3, 3, 3, 3, 3, 3, 3, 3, 3, 3, 3, 3, 3, 3, 3, 3, 3, 3, 3, 3, 3, 3, 3, 3, 3], "coloraxis": "coloraxis", "opacity": 0.7, "size": [3, 3, 3, 3, 3, 3, 3, 3, 3, 3, 3, 3, 3, 3, 3, 3, 3, 3, 3, 3, 3, 3, 3, 3, 3, 3, 3, 3, 3, 3, 3, 3, 3, 3, 3, 3, 3, 3, 3, 3, 3, 3, 3, 3, 3, 3, 3, 3, 3, 3, 3, 3, 3, 3, 3, 3, 3, 3, 3, 3, 3, 3, 3, 3, 3, 3, 3, 3, 3, 3, 3, 3, 3, 3, 3, 3, 3, 3, 3, 3, 3, 3, 3, 3, 3, 3, 3, 3, 3, 3, 3, 3, 3, 3, 3, 3, 3, 3, 3, 3, 3, 3, 3, 3, 3, 3, 3, 3, 3, 3, 3, 3, 3, 3], "sizemode": "area", "sizeref": 0.0075, "symbol": "diamond"}, "mode": "markers", "name": "3", "scene": "scene", "showlegend": true, "type": "scatter3d", "x": [-20.98, -19.21, -20.87, -20.15, -18.95, -20.57, -18.66, -22.01, -18.82, -20.7, -22.55, -18.56, -20.76, -18.84, -18.68, -21.05, -22.81, -18.71, -20.63, -19.29, -20.65, -19.48, -22.36, -19.14, -20.35, -21.59, -20.5, -23.54, -24.48, -22.75, -24.3, -22.32, -21.05, -21.68, -23.9, -22.06, -22.84, -23.91, -23.15, -22.65, -21.88, -23.97, -22.01, -20.68, -23.02, -20.66, -24.13, -20.96, -24.28, -24.25, -24.98, -24.99, -22.03, -24.48, -23.72, -19.79, -22.22, -23.71, -21.51, -22.96, -22.89, -23.54, -23.18, -21.76, -19.19, -24.31, -23.6, -20.2, -23.39, -22.15, -21.22, -20.42, -20.71, -20.8, -22.88, -22.18, -24.42, -18.65, -23.05, -21.49, -21.74, -21.81, -22.61, -21.78, -22.17, -18.92, -20.83, -21.29, -21.7, -21.78, -20.74, -22.92, -22.13, -24.02, -21.81, -22.77, -21.7, -20.75, -24.4, -24.56, -23.36, -22.14, -19.4, -21.57, -18.57, -21.01, -20.41, -21.82, -23.56, -20.65, -23.54, -21.58, -22.49, -21.46], "y": [1.078, 0.0566, -2.55, -2.225, -0.9788, -2.313, -1.212, 0.3036, -0.8279, 0.7379, -2.427, -1.679, -6.117, -0.6408, -1.586, 0.7472, -4.194, -1.062, -2.482, -0.4688, 1.642, -1.169, -2.843, -1.594, -2.173, -6.934, -7.456, -2.391, -5.462, -6.352, -4.682, -0.4047, 0.756, -6.994, -2.939, -5.606e-05, -6.299, -3.575, -2.114, -6.398, -6.628, -4.551, -0.4869, -6.959, -3.537, -2.336, -6.217, -7.286, -5.288, -5.319, -6.608, -6.622, -6.49, -5.323, -3.561, -7.674, 0.309, -4.81, -6.009, -4.239, -3.844, -3.411, -2.734, 0.6159, -0.8421, -5.679, -4.606, -7.735, -1.883, 0.6694, 0.9396, -2.432, -6.726, -6.825, -2.897, -2.305, -5.758, -0.1728, -3.316, -1.278, -0.8891, -1.642, 0.2365, 0.5982, -3.531, -1.501, -6.63, -6.269, -2.106, 1.041, -7.241, -3.106, -0.7751, -5.986, -2.491, -2.84, -1.569, -2.509, -6.042, -6.225, -4.797, -2.064, -2.081, -2.355, -0.2108, 1.438, -2.47, -1.817, -5.142, -2.603, -5.261, -2.644, -4.738, -1.559], "z": [-0.2633, 0.8276, 1.44, 1.876, 1.159, 1.451, 1.573, -0.7408, 1.204, -0.3173, 0.5492, 1.828, 1.238, 0.6286, 1.797, -0.06867, 1.047, 1.185, 1.59, 0.8563, -0.7115, 1.196, 0.926, 1.663, 2.427, 0.8084, 0.9599, -0.03686, 0.3672, 0.6795, 0.3028, -0.8487, -0.3503, 0.7733, 0.05182, -1.301, 0.6695, 0.214, 0.0258, 0.6923, 0.8122, 0.3817, -1.094, 1.037, 0.8977, 1.389, 0.4824, 0.8801, 0.4046, 0.4149, 0.3553, 0.3535, 0.8094, 0.346, 0.3471, 1.142, -1.077, 0.5095, 1.042, 0.9028, 0.8484, 0.2782, 0.3471, -0.1572, 1.636, 0.4342, 0.4979, 0.9837, -0.1884, -1.275, -0.4264, 1.642, 1.076, 1.022, 0.3468, 0.5959, 0.414, 0.6564, 0.4644, -1.183, -1.181, -0.6762, -0.8097, -0.513, 1.2, 1.672, 1.051, 1.015, 0.4822, -1.54, 0.9391, 0.1169, -0.9778, 0.5286, -0.09505, 0.2033, -0.7335, 1.361, 0.4452, 0.4217, 0.6378, -0.04022, 1.765, 0.6453, 0.5964, -0.6629, 1.519, -0.6631, 0.6253, 1.56, 0.6616, -0.233, 1.135, -1.077]}], "layout": {"coloraxis": {"colorbar": {"title": {"text": "labels"}}, "colorscale": [[0, "#0d0887"], [0.1111, "#46039f"], [0.2222, "#7201a8"], [0.3333, "#9c179e"], [0.4444, "#bd3786"], [0.5556, "#d8576b"], [0.6667, "#ed7953"], [0.7778, "#fb9f3a"], [0.8889, "#fdca26"], [1, "#f0f921"]]}, "legend": {"itemsizing": "constant", "title": {"text": "labels"}, "tracegroupgap": 0}, "margin": {"t": 60}, "scene": {"domain": {"x": [0, 1], "y": [0, 1]}, "xaxis": {"title": {"text": "Dimension 1"}}, "yaxis": {"title": {"text": "Dimension 2"}}, "zaxis": {"title": {"text": "Dimension 3"}}}}}
